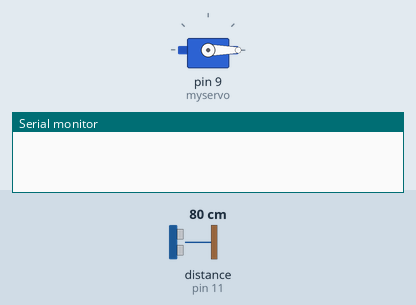
Simulated run of this sketch. Board: Arduino Uno, built with avr-gcc and run on an emulated ATmega328P. Parts: servo, the last lines printed to the serial monitor. The test bench sets the inputs (shaded band); at power-on: distance to the obstacle (sensor on pin 11) 80 cm. The echo pulse lasts 58.3 µs per cm.

Above: at 0.05 s.
At 4.05 s:
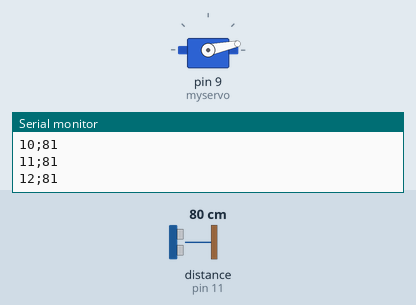
At 7.65 s:
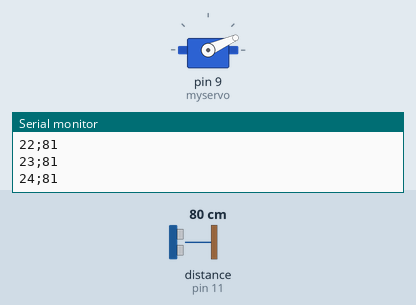
At 15.25 s:
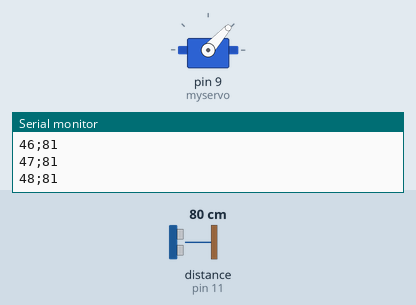
Timing chart, 0 to 19.9 s (numbered marks = the images above):
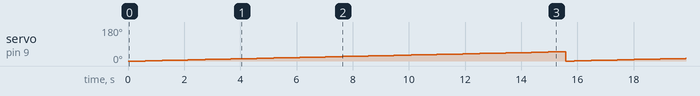

Measured:
- by itself, servo on pin 9 (myservo): ramps from 0° to 49° and jumps back, once every 15.3 s

The sketch:

sonar_servo.ino
```cpp
#include <NewPing.h>
#include <Servo.h>

#define TRIGGER_PIN  12  // Arduino pin tied to trigger pin on the ultrasonic sensor.
#define ECHO_PIN     11  // Arduino pin tied to echo pin on the ultrasonic sensor.
#define MAX_DISTANCE 400 // Maximum distance we want to ping for (in centimeters). Maximum sensor distance is rated at 400-500cm.


NewPing sonar(TRIGGER_PIN, ECHO_PIN, MAX_DISTANCE);
Servo myservo;

int pos = 0;

void setup()
{
  Serial.begin(9600); // Open serial monitor at 9600 baud to see ping results.
  myservo.attach(9);
  myservo.write(pos);
}

void loop()
{
  delay(300);
  if(pos>=50)
  {
    pos = 0;
    myservo.write(pos);
  }
  myservo.write(pos);
  Serial.print(pos); Serial.print(";"); Serial.println(sonar.ping_cm());
  pos++;
}


//Questo sketch è stato utilizzato per la prova dell'angolo di incidenza dell' hc-sr04 su una superficie piatta, in questo
//una tessera attaccata al servo che veniva azionato da questo sketch.
//Contemportaneamente veniva salva la distanza misurata dal modulo ultrasuoni, anche qui grazie lo script per creare file csv
//reperibile nella cartella tools
```
